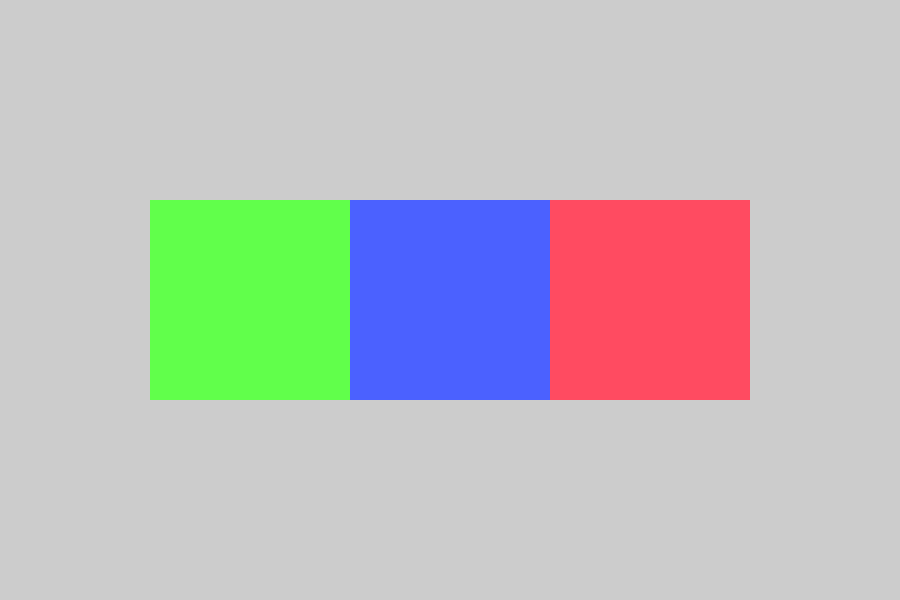
Frame 1 (no input)
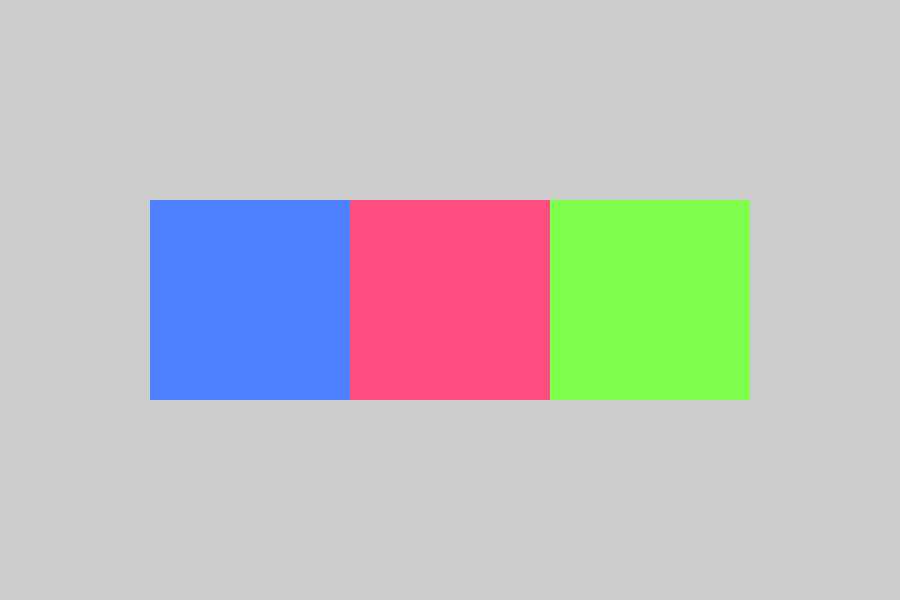
Frame 2 (the mouse pressed at the canvas centre, redrawn once)

The Processing sketch that drew these frames (run headless with seeded random() and noise(); the mouse was pressed at the canvas centre and the sketch redrawn once):

// Processing sketch: triad_o_matic
// ── triad_o_matic.pde
void square(color c, float x, float y, float radius) {
    pushMatrix();
    translate(x, y);

    fill(c);
    rect(-radius, -radius, radius*2, radius*2);     

    popMatrix();
}

void setup() {
    size(900, 600);
    smooth();
    noStroke();
    noLoop();
    colorMode(HSB, 360, 100, 100);
}

void draw() {
    //background();
    translate(450, 300);

    float hue = random(360);
    float saturation = random(60, 100);
    float value = 100;

    square(color((hue - 120) % 360, saturation, value), -200, 0, 100);
    square(color(hue, saturation, value), 0, 0, 100);
    square(color((hue + 120) % 360, saturation, value), 200, 0, 100);
}

void mouseClicked() {
    redraw();
}
